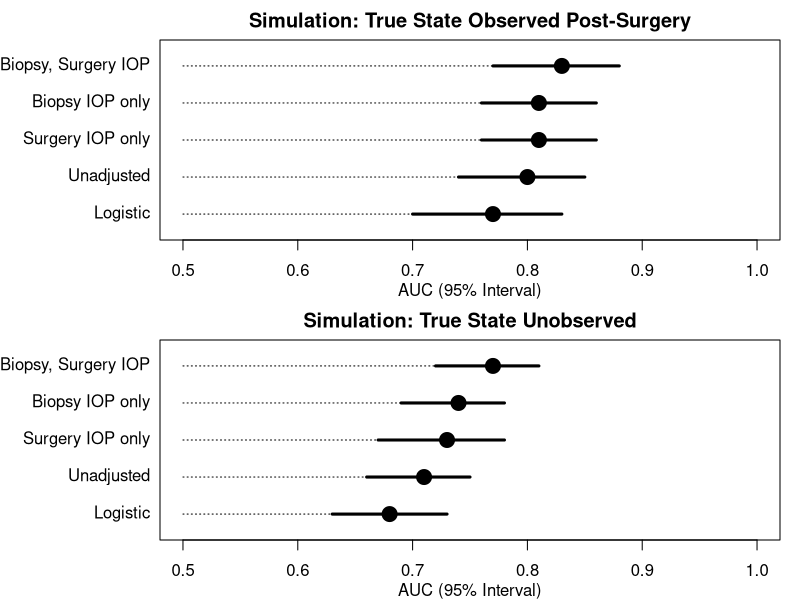

Write the R code that produced this figure.
### NAME AND EMAIL REDACTED
### Code for "A Bayesian Hierarchical Model for Prediction of Latent Health States from Multiple Data Sources with Application to Active Surveillance of Prostate Cancer"
# Plot predictive accuracy for Figure 5(b)


#Get results from Table 15 (appendix), from appendix-Table15-SIM-pred-accuracy.R


pdf("simulations/plots/figure5b-SIM-pred-accuracy-eta.pdf", width=7, height=5)
par(mfrow=c(2,1), mar=c(3,8,2,1), las=1)

plot(0, type="n", xlim=c(0.5,1), ylim=c(0.5,5.5), xlab="", ylab="", yaxt="n", main="Simulation: True State Observed Post-Surgery")
mtext("AUC (95% Interval)", side=1, line=2 )
text(x=rep(0.48, 5), y=c(5:1), labels=c("Biopsy, Surgery IOP", "Biopsy IOP only", "Surgery IOP only", "Unadjusted", "Logistic"), srt=0, pos=2, xpd=TRUE)

lines(x=c(0.5, 0.83), y=c(5,5), lty="dotted")
points(x=0.83, y=5, pch=19, cex=2)
lines(x=c(0.77, 0.88), y=c(5,5), lty="solid", lwd=3)

lines(x=c(0.5, 0.81), y=c(4,4), lty="dotted")
points(x=0.81, y=4, pch=19, cex=2)
lines(x=c(0.76, 0.86), y=c(4,4), lty="solid", lwd=3)

lines(x=c(0.5, 0.81), y=c(3,3), lty="dotted")
points(x=0.81, y=3, pch=19, cex=2)
lines(x=c(0.76, 0.86), y=c(3,3), lty="solid", lwd=3)

lines(x=c(0.5, 0.80), y=c(2,2), lty="dotted")
points(x=0.80, y=2, pch=19, cex=2)
lines(x=c(0.74, 0.85), y=c(2,2), lty="solid", lwd=3)

lines(x=c(0.5, 0.77), y=c(1,1), lty="dotted")
points(x=0.77, y=1, pch=19, cex=2)
lines(x=c(0.70, 0.83), y=c(1,1), lty="solid", lwd=3)


plot(0, type="n", xlim=c(0.5,1), ylim=c(0.5,5.5), xlab="", ylab="", yaxt="n", main="Simulation: True State Unobserved")
mtext("AUC (95% Interval)", side=1, line=2 )
text(x=rep(0.48, 5), y=c(5:1), labels=c("Biopsy, Surgery IOP", "Biopsy IOP only", "Surgery IOP only", "Unadjusted", "Logistic"), srt=0, pos=2, xpd=TRUE)

lines(x=c(0.5, 0.77), y=c(5,5), lty="dotted")
points(x=0.77, y=5, pch=19, cex=2)
lines(x=c(0.72, 0.81), y=c(5,5), lty="solid", lwd=3)

lines(x=c(0.5, 0.74), y=c(4,4), lty="dotted")
points(x=0.74, y=4, pch=19, cex=2)
lines(x=c(0.69, 0.78), y=c(4,4), lty="solid", lwd=3)

lines(x=c(0.5, 0.73), y=c(3,3), lty="dotted")
points(x=0.73, y=3, pch=19, cex=2)
lines(x=c(0.67, 0.78), y=c(3,3), lty="solid", lwd=3)

lines(x=c(0.5, 0.71), y=c(2,2), lty="dotted")
points(x=0.71, y=2, pch=19, cex=2)
lines(x=c(0.66, 0.75), y=c(2,2), lty="solid", lwd=3)

lines(x=c(0.5, 0.68), y=c(1,1), lty="dotted")
points(x=0.68, y=1, pch=19, cex=2)
lines(x=c(0.63, 0.73), y=c(1,1), lty="solid", lwd=3)

dev.off()

